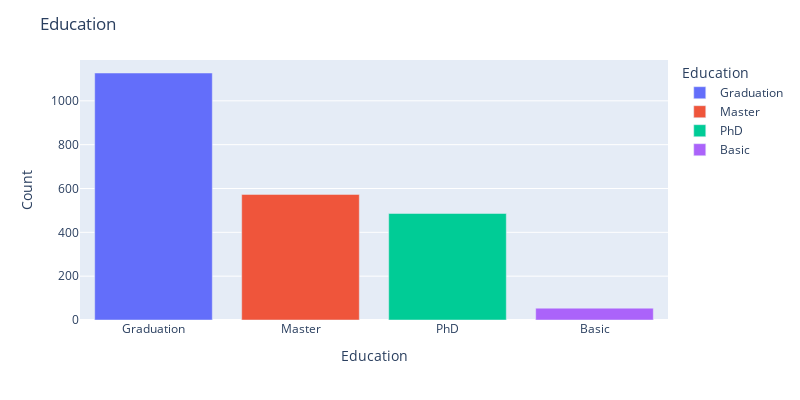

Notebook code cell kept with this figure:
### Code cell
df_Edu = pd.DataFrame(df['Education'].value_counts()).reset_index()
df_Edu.columns = ['Education', 'Count']

fig = px.bar(df_Edu,
            x='Education',
            y='Count',
            color='Education')
fig.update_layout(width=800, height=400, title='Education ')
fig.show()

### Figure 1 — Plotly figure (JSON) as saved in the notebook; plotly's stock layout.template omitted (floating-point values rounded to 4 significant figures)
{"data": [{"alignmentgroup": "True", "hovertemplate": "Education=%{x}<br>Count=%{y}<extra></extra>", "legendgroup": "Graduation", "marker": {"color": "#636efa", "pattern": {"shape": ""}}, "name": "Graduation", "offsetgroup": "Graduation", "orientation": "v", "showlegend": true, "textposition": "auto", "type": "bar", "x": ["Graduation"], "xaxis": "x", "y": [1127], "yaxis": "y"}, {"alignmentgroup": "True", "hovertemplate": "Education=%{x}<br>Count=%{y}<extra></extra>", "legendgroup": "Master", "marker": {"color": "#EF553B", "pattern": {"shape": ""}}, "name": "Master", "offsetgroup": "Master", "orientation": "v", "showlegend": true, "textposition": "auto", "type": "bar", "x": ["Master"], "xaxis": "x", "y": [573], "yaxis": "y"}, {"alignmentgroup": "True", "hovertemplate": "Education=%{x}<br>Count=%{y}<extra></extra>", "legendgroup": "PhD", "marker": {"color": "#00cc96", "pattern": {"shape": ""}}, "name": "PhD", "offsetgroup": "PhD", "orientation": "v", "showlegend": true, "textposition": "auto", "type": "bar", "x": ["PhD"], "xaxis": "x", "y": [486], "yaxis": "y"}, {"alignmentgroup": "True", "hovertemplate": "Education=%{x}<br>Count=%{y}<extra></extra>", "legendgroup": "Basic", "marker": {"color": "#ab63fa", "pattern": {"shape": ""}}, "name": "Basic", "offsetgroup": "Basic", "orientation": "v", "showlegend": true, "textposition": "auto", "type": "bar", "x": ["Basic"], "xaxis": "x", "y": [54], "yaxis": "y"}], "layout": {"barmode": "relative", "height": 400, "legend": {"title": {"text": "Education"}, "tracegroupgap": 0}, "margin": {"t": 60}, "title": {"text": "Education "}, "width": 800, "xaxis": {"anchor": "y", "categoryarray": ["Graduation", "Master", "PhD", "Basic"], "categoryorder": "array", "domain": [0, 1], "title": {"text": "Education"}}, "yaxis": {"anchor": "x", "domain": [0, 1], "title": {"text": "Count"}}}}
